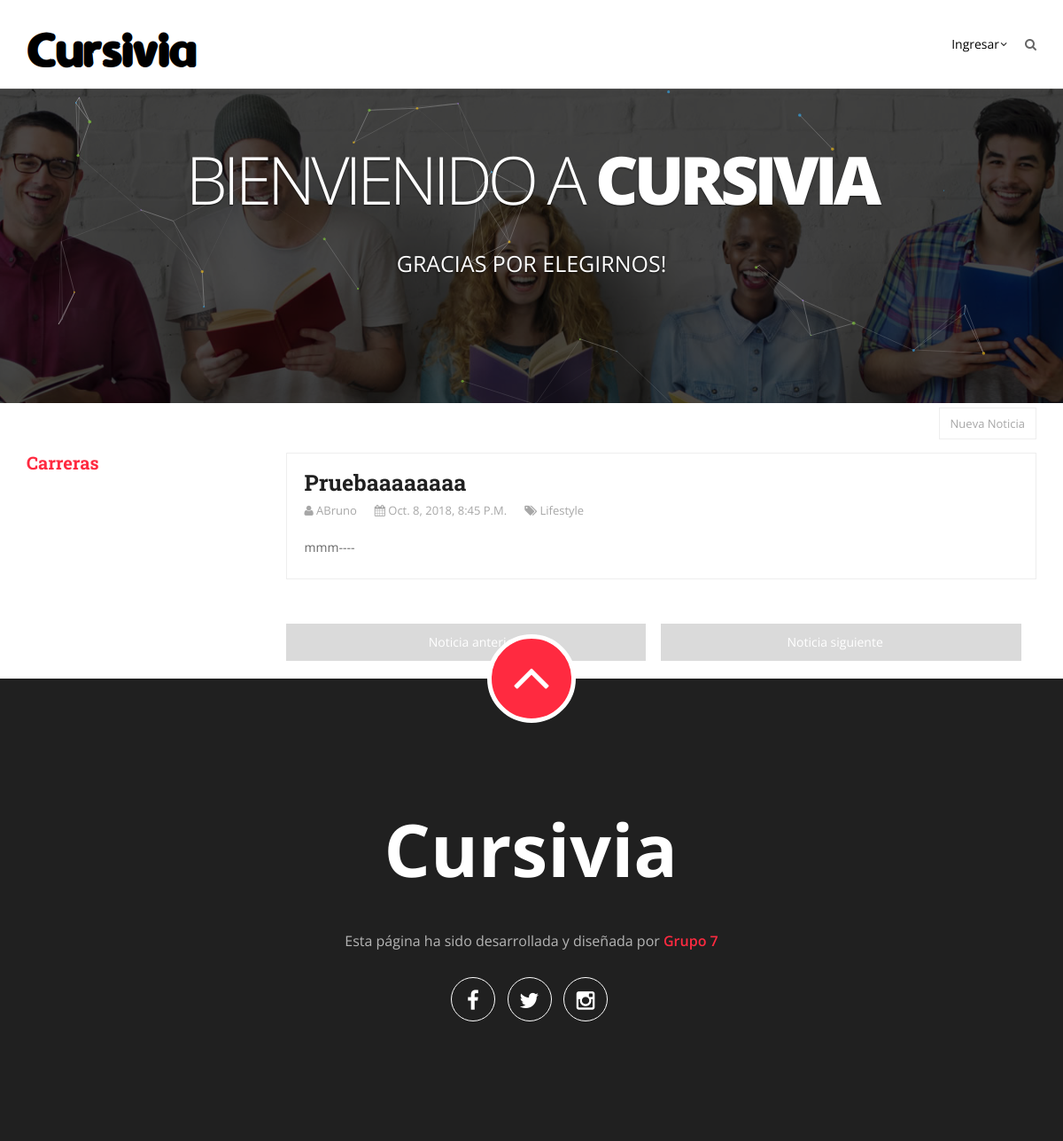
The page /home/noticiaD/19 on the database as committed earlier.
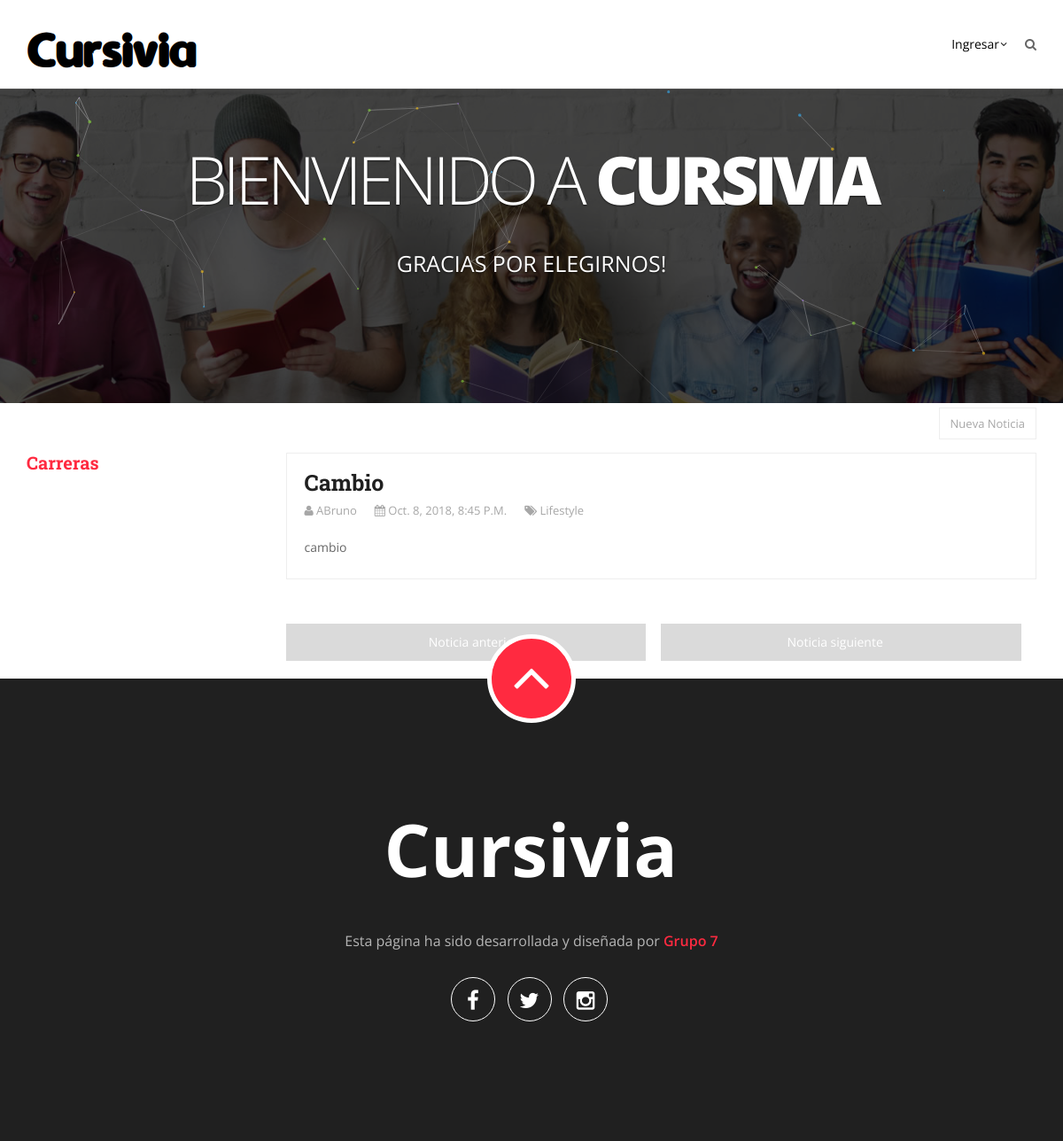
The same page on the database as committed later.
### home/models.py (models this page shows, shortened)
class Publicacion(models.Model):
    estadosCargados = (
        ('p', 'Publicado'),
        ('b', 'Borrador'),
        ('d', 'Denunciado'),
        ('e', 'Eliminado'),
    )
    alcances = (
        ('g', 'Global'),
        ('e', 'Expecifico'),
    )
    tipoPublicacion = (
        ('n', 'Noticia'),
        ('d', 'Documentacion'),
    )
    materia = models.ForeignKey(Materia, on_delete=models.CASCADE, null=True, blank=True, default='')
    titulo = models.CharField(max_length=100)
    cuerpo = models.TextField(max_length=5000)
    usuario = models.ForeignKey(User, on_delete=models.CASCADE, null=False, blank=False)
    fecha_alta = models.DateTimeField(default=timezone.now, null=True)
    fecha_baja = models.DateTimeField(null=True, blank=True)
    tipo_publicacion =  models.CharField(max_length=1, choices=tipoPublicacion, blank=True, default='d',
                              help_text='tipo de publicacion')
    estado_publicacion = models.CharField(max_length=1, choices=estadosCargados, blank=True, default='b',
                              help_text='situacion actual de la publicacion')
    alcance = models.CharField(max_length=1, choices=alcances, blank=True, default='g',
                              help_text='alcance de la publicacion')
    def cambiar_estado_eliminado(self):
        return reverse ('noticia_delete', args=[str(self.id)])

### home/views.py (the view, shortened to what this page needs)
# urls.py: url(r'^noticiaD/(?P<pk>\d+)$', views.noticiaDetailForm.as_view(), name="publicacion-detail"),
class noticiaDetailForm(FormMixin,generic.DetailView):
    template_name='home/publicacion_detail.html'
    model = Publicacion
    form_class = formNoticia
    lista_carreras = Carrera.objects.all()
    def get_context_data(self, **kwargs):
        context = super(noticiaDetailForm, self).get_context_data(**kwargs)
        context['form'] = formNoticia(initial={'post': self.object})
        return context

### Cursivia/templates/home/publicacion_detail.html (shortened to what this page needs)
{% extends "base.html" %}
{% block sidebar %}
<div class="sidebar-wrapper">
<aside class="widget widget_categories">
  <h2 class="widget-title">Carreras</h2>
</aside>
</div>
{% endblock sidebar %}
{% block content %}
<article class="post-wrapper">
    <div class="blog-content">
        <div class="entry-header">
            <h2 class="entry-title"> {{ object.titulo }} </h2>
            <ul class="entry-meta clearfix">
                <li><span class="post-author"><a href="#"><i class="fa fa-user"></i> {{ object.usuario.username }}</a></span></li>
                <li><span class="post-date"><a href="#"><i class="fa fa-calendar"></i> {{object.fecha_alta}}</a></span></li>
                <li><span class="post-comment"><a href="#"><i class="fa fa-tags"></i> Lifestyle</a></span></li>
            </ul>
        </div>
        <div class="entry-content">
        	{{ object.cuerpo }}
        </div>
    </div>
</article>
<nav>
  <ul class="pager clearfix">
    <li><a href="#"> Noticia anterior </a></li>
    <li><a href="#">Noticia siguiente</a></li>
  </ul>
</nav>
{% endblock content %}

Rows that differ between the two databases and show on the page:
changed Publicacion "ABruno": titulo "Pruebaaaaaaaa" → "Cambio"; cuerpo "mmm----" → "cambio"
